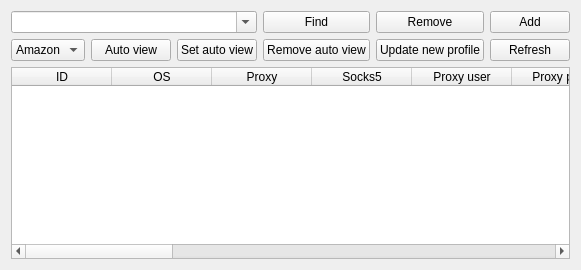
     <widget class="QWidget" name="tab_accounts">
      <attribute name="title">
       <string>Accounts</string>
      </attribute>
      <layout class="QGridLayout" name="gridLayout_7">
       <item row="2" column="3">
        <widget class="QPushButton" name="pushButtonRemoveAutoView">
         <property name="text">
          <string>Remove auto view</string>
         </property>
        </widget>
       </item>
       <item row="2" column="2">
        <widget class="QPushButton" name="pushButtonSetAutoView">
         <property name="text">
          <string>Set auto view</string>
         </property>
        </widget>
       </item>
       <item row="0" column="0" colspan="3">
        <widget class="QComboBox" name="comboBoxFindAccounts">
         <property name="editable">
          <bool>true</bool>
         </property>
        </widget>
       </item>
       <item row="0" column="3">
        <widget class="QPushButton" name="pushButtonFindAccounts">
         <property name="text">
          <string>Find</string>
         </property>
        </widget>
       </item>
       <item row="2" column="1">
        <widget class="QPushButton" name="pushButtonViewAccount">
         <property name="text">
          <string>Auto view</string>
         </property>
        </widget>
       </item>
       <item row="2" column="0">
        <widget class="QComboBox" name="comboBoxAccountType">
         <item>
          <property name="text">
           <string>Amazon</string>
          </property>
         </item>
         <item>
          <property name="text">
           <string>Ebay</string>
          </property>
         </item>
         <item>
          <property name="text">
           <string>Etzy</string>
          </property>
         </item>
        </widget>
       </item>
       <item row="3" column="0" colspan="6">
        <widget class="QTableWidget" name="tableWidgetAccounts">
         <column>
          <property name="text">
           <string>ID</string>
          </property>
         </column>
         <column>
          <property name="text">
           <string>OS</string>
          </property>
         </column>
         <column>
          <property name="text">
           <string>Proxy</string>
          </property>
         </column>
         <column>
          <property name="text">
           <string>Socks5</string>
          </property>
         </column>
         <column>
          <property name="text">
           <string>Proxy user</string>
          </property>
         </column>
         <column>
          <property name="text">
           <string>Proxy pass</string>
          </property>
         </column>
         <column>
          <property name="text">
           <string>Type</string>
          </property>
         </column>
         <column>
          <property name="text">
           <string>Email</string>
          </property>
         </column>
         <column>
          <property name="text">
           <string>Username</string>
          </property>
         </column>
         <column>
          <property name="text">
           <string>Password</string>
          </property>
         </column>
         <column>
          <property name="text">
           <string>Auto view</string>
          </property>
         </column>
         <column>
          <property name="text">
           <string>Note</string>
          </property>
         </column>
         <column>
          <property name="text">
           <string>State</string>
          </property>
         </column>
         <column>
          <property name="text">
           <string>State IP</string>
          </property>
         </column>
         <column>
          <property name="text">
           <string>Profile id</string>
          </property>
         </column>
         <column>
          <property name="text">
           <string>Created</string>
          </property>
         </column>
         <column>
          <property name="text">
           <string>Launched</string>
          </property>
         </column>
         <column>
          <property name="text">
           <string>Viewed</string>
          </property>
         </column>
        </widget>
       </item>
       <item row="2" column="5">
        <widget class="QPushButton" name="pushButtonRefeshAccounts">
         <property name="text">
          <string>Refresh</string>
         </property>
        </widget>
       </item>
       <item row="0" column="5">
        <widget class="QPushButton" name="pushButtonAccountSetup">
         <property name="text">
          <string>Add</string>
         </property>
        </widget>
       </item>
       <item row="0" column="4">
        <widget class="QPushButton" name="pushButtonRemoveAccount">
         <property name="text">
          <string>Remove</string>
         </property>
        </widget>
       </item>
       <item row="2" column="4">
        <widget class="QPushButton" name="pushButtonUpdateNewProfile">
         <property name="text">
          <string>Update new profile</string>
         </property>
        </widget>
       </item>
      </layout>
     </widget>
